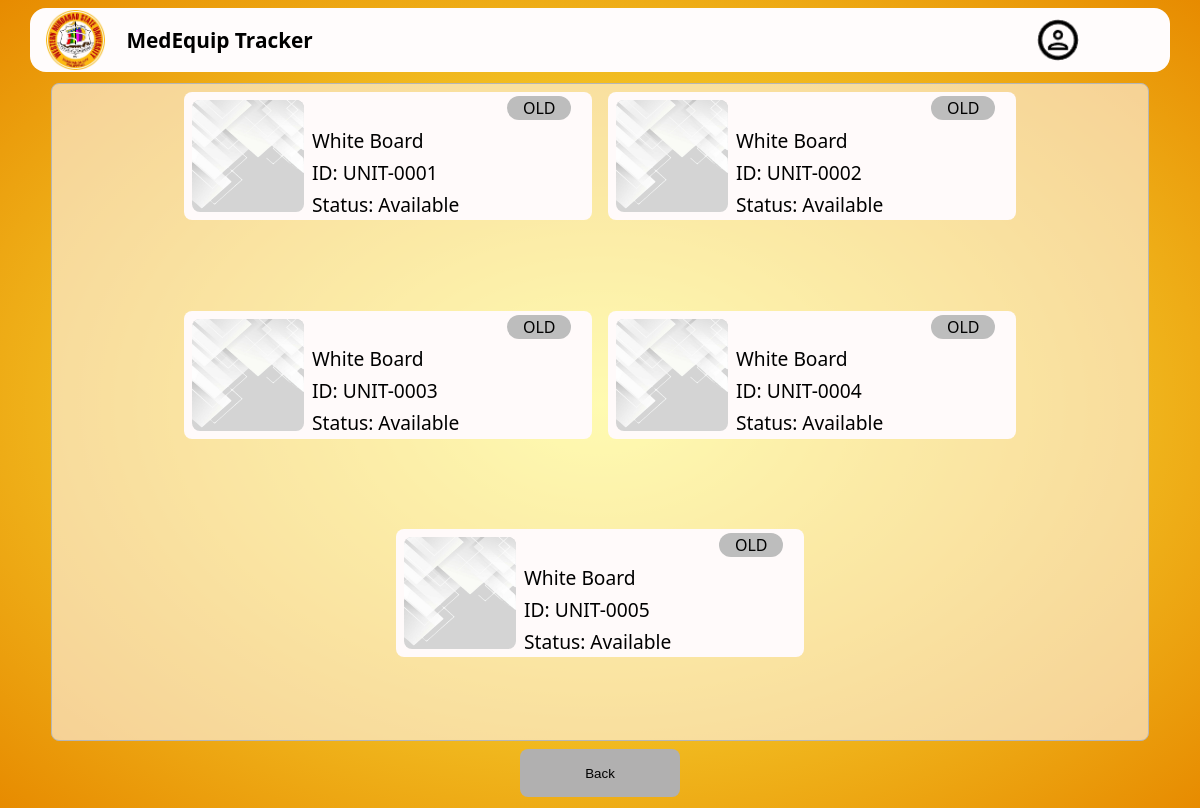
The app's page /admin panel/viewEquip.php?equipment_ID=28&id=22 (signed in) with its own data.
### tables this page shows
CREATE TABLE `units` (
  `unit_ID` int(11) NOT NULL,
  `equipment_ID` int(11) NOT NULL,
  `equipment_name` varchar(255) NOT NULL,
  `status` varchar(255) DEFAULT NULL
);

CREATE TABLE `equipment` (
  `equipment_ID` int(11) NOT NULL,
  `image` varchar(255) NOT NULL,
  `article` varchar(255) NOT NULL,
  `description` text NOT NULL,
  `deployment` varchar(255) DEFAULT NULL,
  `user` varchar(255) DEFAULT NULL,
  `property_number` varchar(255) NOT NULL,
  `account_code` varchar(255) NOT NULL,
  `units` varchar(255) NOT NULL,
  `unit_value` varchar(255) NOT NULL,
  `total_value` varchar(255) NOT NULL,
  `remarks` varchar(255) NOT NULL,
  `year_received` int(11) NOT NULL,
  `warranty_image` varchar(255) DEFAULT NULL,
  `warranty_start` date DEFAULT NULL,
  `warranty_end` date DEFAULT NULL,
  `budget` varchar(255) DEFAULT NULL,
  `instruction` text DEFAULT NULL
);

### functions/header.php (called while the page is built, shortened)
<?php
$id = isset($_GET['id']) ? $_GET['id'] : null;
function getUserInfo($conn, $id) {
    $sql = "SELECT * FROM users WHERE id = '$id'";
    $result = $conn->query($sql);
    if ($result && $result->num_rows > 0) {
        return $result->fetch_assoc();
    } else {
        return null;
    }
}
$userInfo = getUserInfo($conn, $id);
?>

### admin panel/viewEquip.php (the view, shortened to what this page needs)
<?php
include_once "../dbConfig/dbconnect.php";
include_once "../functions/header.php";
$equipment_ID = isset($_GET['equipment_ID']) ? $_GET['equipment_ID'] : null;
$userID = isset($_GET['id']) ? $_GET['id'] : null;
$sql2 = "SELECT image FROM equipment WHERE equipment_ID = '$equipment_ID'";
$sql = "SELECT * FROM units WHERE equipment_ID = '$equipment_ID'";
$result_units = $conn->query($sql);
$result_equipment = $conn->query($sql2);
if ($result_equipment->num_rows > 0) {
    $row = $result_equipment->fetch_assoc();
    $imageFilename = $row['image'];
    $imageURL = "../uploads/" . $imageFilename;
}
?>
<!DOCTYPE html>
<html lang="en">
<head>
    <link rel="stylesheet" href="../assets/css/viewEquip.css">
    <link rel="stylesheet" href="../assets/css/index.css">
</head>
<body id="body">
<div class="container2">
        <div class="headerContainer">
        <div class="subHeaderContainer">
                <div class="imageContainer">
                    <div class="subImageContainer">
                        <img class="image" src="../assets/img/medLogo.png" alt="">
                    </div>
                    <div class="nameContainer">
                        <p class="companyName">MedEquip Tracker</p>
                    </div>
                </div>
                <div class="profileContainer">
                    <div class="subProfileContainer">
                        <?php
                            if (!empty($userInfo['profile_img'])) {
                                echo '<img class="headerImg" src="../uploads/' . $userInfo['profile_img'] . '" alt="Profile Image">';
                            } else {
                                echo '<img class="headerImg" src="../assets/img/person-circle.png" alt="Mountain Placeholder">';
                            }
                        ?>
                        </div>
                        <div class="subProfileContainer">
                    </div>
                </div>
            </div>
        </div>
    </div>
    <div class="container1">
        <div class="subContainer">
            <?php
                while ($row1 = $result_units->fetch_assoc()) {
                    $equipment_name = $row1['equipment_name'];
                    $unit_ID = $row1['unit_ID'];
                    $status = $row1['status'];
                    $unitPrefix = 'UNIT';
                    $defaultUnitID = '0000';
                    $unitID = $unitPrefix . '-' . str_pad($unit_ID, strlen($defaultUnitID), '0', STR_PAD_LEFT);
                    echo "<a href='equipOtherInfo.php?equipment_ID=$equipment_ID&id=$userID'>";
                        echo "<div class='subContainer1'>";
                            echo "<div class='equipmentContainer'>";
                                echo "<div class='imageContainer1'>";
                                    echo "<div class='subImageContainer1'>";
                                        echo "<img class='image3' src='$imageURL' alt=''>";
                                    echo "</div>";
                                echo "</div>";
                                echo "<div class='infoContainer'>";
                                    echo "<div class='statusContainer'>";
                                        echo "<div class='subStatusContainer'>";
                                            echo "<div class='status'>";
                                                echo "<p class='subStatus'>OLD</p>";
                                            echo "</div>";
                                        echo "</div>";
                                    echo "</div>";
                                    echo "<div class='subInfoContainer'>";
                                        echo "<p> $equipment_name</p>";
                                    echo "</div>";
                                    echo "<div class='subInfoContainer'>";
                                        echo "<p>ID: $unitID</p>";
                                    echo "</div>";
                                    echo "<div class='subInfoContainer'>";
                                        echo "Status: $status";
                                    echo "</div>";
                                echo "</div>";
                            echo "</div>";
                        echo "</div>";
                    echo "</a>";
                }
            ?>
        </div>
        <div class="buttonContainer">
            <a href="dashboard.php?id=<?php echo $userID; ?>">
                    <button class="button">Back</button>
            </a>
        </div>
    </div>
</body>
</html>

### assets/css/viewEquip.css (style rules this page uses)
.container1 { height: 91vh; display: flex; justify-content: center; align-items: center; flex-direction: column; }
.subContainer { height: 40rem; width: 90%; background-color: rgba(255, 250, 250, 0.582); border-radius: 0.5rem; column-gap: 1rem; row-gap: 1rem; padding: 0.5rem; border: solid rgb(182, 182, 182) 1px; display: flex; flex-wrap: wrap; justify-content: center; overflow: auto; }
.profileContainer { height: 100%; width: 12rem; display: flex; flex-direction: row; justify-content: right; cursor: pointer; }
.subProfileContainer { height: 100%; width: 4rem; display: flex; justify-content: center; align-items: center; }
.headerImg { border-radius: 5rem; width: 3rem; height: 3rem; }
.equipmentContainer { height: 8rem; width: 25.5rem; border-radius: 0.5rem; background-color: snow; display: flex; flex-direction: row; margin-bottom: 1rem; }
.imageContainer1 { height: 100%; width: 8rem; display: flex; align-items: center; justify-content: center; }
.subImageContainer1 { height: 7rem; width: 7rem; border-radius: 0.5rem; background-color: rgb(212, 212, 212); }
.image3 { height: 100%; width: 100%; border-radius: 0.5rem; }
.infoContainer { height: 100%; width: 65.5%; }
.statusContainer { height: 2rem; display: flex; justify-content: right; align-items: center; }
.subInfoContainer { height: 2rem; display: flex; align-items: center; font-size: 1.2rem; }
.subStatusContainer { height: 100%; width: 5rem; display: flex; justify-content: center; align-items: center; }
.status { height: 1.5rem; width: 4rem; border-radius: 5rem; display: flex; justify-content: center; align-items: center; }
.subStatus { height: 100%; width: 100%; border-radius: 5rem; display: flex; justify-content: center; align-items: center; }
.subContainer1 { height: 8rem; cursor: pointer; }
.buttonContainer { height: 4rem; width: 90%; display: flex; justify-content: center; align-items: center; }
.button { height: 3rem; width: 10rem; border-radius: 0.5rem; border: none; background-color: rgb(177, 176, 176); transition: all 0.15s; cursor: pointer; }
a { text-decoration: none; color: black; }

### assets/css/index.css (style rules this page uses)
* { margin: 0; padding: 0; }
body { background: radial-gradient(rgb(255,252,0, 0.7), rgb(231, 139, 0)); font-family: system-ui, -apple-system; }
.headerContainer { height: 5rem; width: 100%; display: flex; justify-content: center; align-items: center; }
.subHeaderContainer { height: 4rem; width: 90%; border-radius: 1rem; backdrop-filter: blur(1rem); background-color: rgb(255,252,252); display: flex; flex-direction: row; justify-content: space-between; }
.imageContainer { height: 100%; width: 12rem; display: flex; flex-direction: row; }
.subImageContainer { height: 100%; width: 8rem; margin-left: 1rem; display: flex; justify-content: center; align-items: center; }
.nameContainer { height: 100%; width: 14rem; }
.nameContainer p { font-size: 1.3rem; }
.profileContainer { height: 100%; width: 12rem; display: flex; flex-direction: row; justify-content: right; cursor: pointer; }
.subProfileContainer { height: 100%; width: 4rem; display: flex; justify-content: center; align-items: center; }
.headerImg { border-radius: 5rem; width: 3rem; height: 3rem; }
.profile, .status, .myOrder, .studentShop, .logOut { color: black; text-decoration: none; }
.image { height: 3.7rem; }
.companyName { display: none; }
@media only screen and (min-width: 1025px) and (max-width: 1440px) { .subHeaderContainer { width: 95%; display: flex; justify-content: space-between; } }
@media only screen and (min-width: 1025px) and (max-width: 1440px) { .companyName { display: block; justify-content: center; align-items: center; } }
@media only screen and (min-width: 1025px) and (max-width: 1440px) { .nameContainer { display: flex; justify-content: center; align-items: center; width: 18rem; margin-left: 1rem; font-weight: bold; font-size: 1.5rem; } }
@media only screen and (min-width: 1025px) and (max-width: 1440px) { .profileContainer { padding-right: 1rem; } }
@media only screen and (min-width: 1025px) and (max-width: 1440px) { .imageContainer { width: 18rem; } }
@media only screen and (min-width: 1025px) and (max-width: 1440px) { .subImageContainer { width: 4rem; } }
@media only screen and (min-width: 1025px) and (max-width: 1440px) { .image3 { height: 100%; cursor: pointer; } }

### records on screen
units: equipment_ID.image (picture), equipment_name "White Board", unit_ID "UNIT-0001", status "Available"
units: equipment_ID.image (picture), equipment_name "White Board", unit_ID "UNIT-0002", status "Available"
units: equipment_ID.image (picture), equipment_name "White Board", unit_ID "UNIT-0003", status "Available"
units: equipment_ID.image (picture), equipment_name "White Board", unit_ID "UNIT-0004", status "Available"
units: equipment_ID.image (picture), equipment_name "White Board", unit_ID "UNIT-0005", status "Available"
